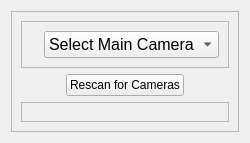
         <widget class="QWidget" name="SettingsPage">
          <layout class="QHBoxLayout" name="horizontalLayout_6">
           <item>
            <widget class="QFrame" name="SettingsIconFrame">
             <property name="frameShape">
              <enum>QFrame::StyledPanel</enum>
             </property>
             <property name="frameShadow">
              <enum>QFrame::Raised</enum>
             </property>
             <layout class="QVBoxLayout" name="verticalLayout_42">
              <item>
               <widget class="QFrame" name="camerasettingthread">
                <property name="frameShape">
                 <enum>QFrame::StyledPanel</enum>
                </property>
                <property name="frameShadow">
                 <enum>QFrame::Raised</enum>
                </property>
                <layout class="QHBoxLayout" name="horizontalLayout_25">
                 <item>
                  <widget class="QLabel" name="label_9">
                   <property name="text">
                    <string/>
                   </property>
                   <property name="pixmap">
                    <pixmap resource="../qss/icons/Icons.qrc">:/icons/png2svg/SwitchCamera.svg</pixmap>
                   </property>
                  </widget>
                 </item>
                 <item>
                  <widget class="QComboBox" name="CameraSettingComboBox">
                   <property name="font">
                    <font>
                     <pointsize>12</pointsize>
                    </font>
                   </property>
                   <property name="editable">
                    <bool>false</bool>
                   </property>
                   <property name="currentText">
                    <string>Select Main Camera</string>
                   </property>
                   <property name="maxVisibleItems">
                    <number>10</number>
                   </property>
                   <property name="placeholderText">
                    <string/>
                   </property>
                   <item>
                    <property name="text">
                     <string>Select Main Camera</string>
                    </property>
                   </item>
                  </widget>
                 </item>
                </layout>
               </widget>
              </item>
              <item alignment="Qt::AlignHCenter">
               <widget class="QPushButton" name="CameraRescan">
                <property name="text">
                 <string>Rescan for Cameras</string>
                </property>
               </widget>
              </item>
              <item>
               <widget class="QFrame" name="frame_2">
                <property name="frameShape">
                 <enum>QFrame::StyledPanel</enum>
                </property>
                <property name="frameShadow">
                 <enum>QFrame::Raised</enum>
                </property>
                <layout class="QHBoxLayout" name="horizontalLayout_26"/>
               </widget>
              </item>
             </layout>
            </widget>
           </item>
          </layout>
         </widget>
